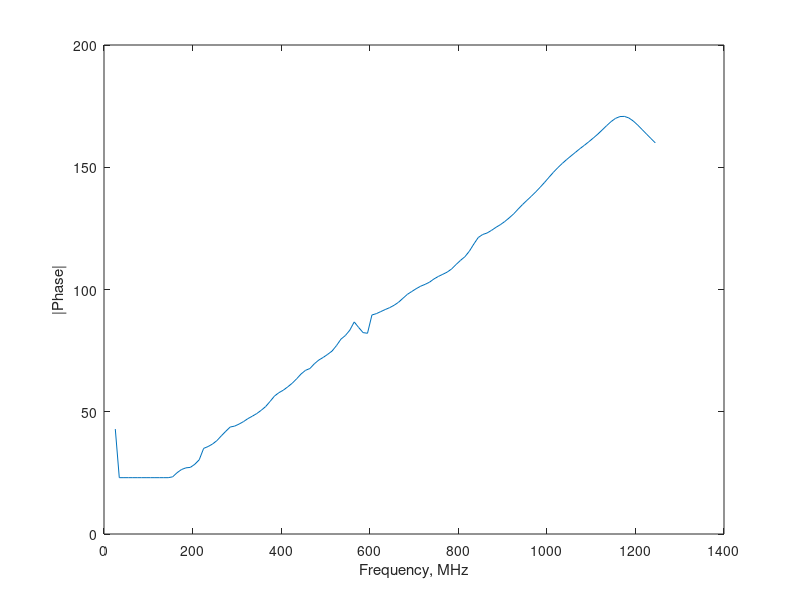
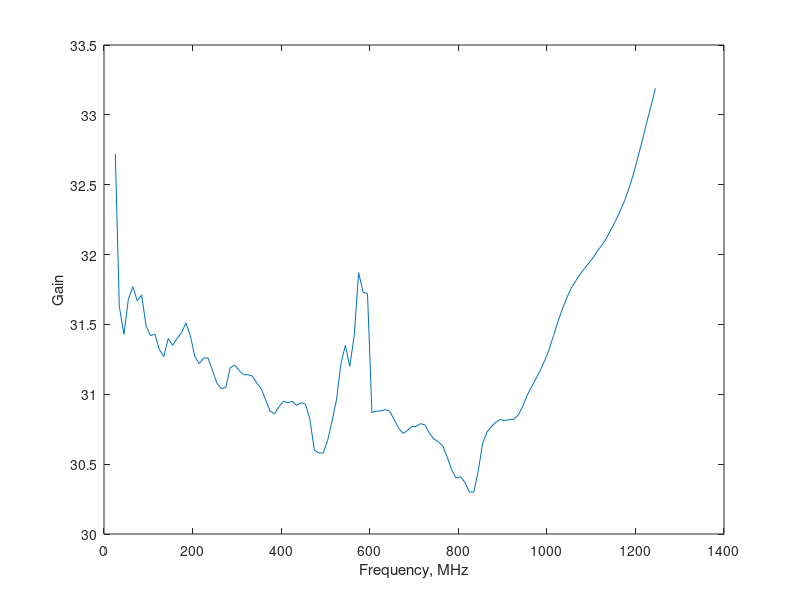

Source code (MATLAB) for these figures, in order:
close all

j = [25.5 32.72 -42.92
34.5 31.63 -23.04
45.0 31.43 -23.04
55.0 31.68 -23.04
65.0 31.77 -23.04
75.0 31.67 -23.04
85.0 31.71 -23.04
95.0 31.49 -23.04
105.0 31.42 -23.04
115.0 31.43 -23.04
125.0 31.32 -23.04
135.0 31.27 -23.04
145.0 31.40 -23.04
155.0 31.35 -23.38
165.0 31.40 -25.07
175.0 31.44 -26.37
185.0 31.51 -27.06
195.0 31.42 -27.25
205.0 31.27 -28.51
215.0 31.22 -30.35
225.0 31.26 -35.02
235.0 31.26 -35.77
245.0 31.17 -36.79
255.0 31.08 -38.21
265.0 31.04 -40.16
275.0 31.05 -42.01
285.0 31.19 -43.76
295.0 31.21 -44.13
305.0 31.17 -44.96
315.0 31.14 -45.97
325.0 31.14 -47.20
335.0 31.13 -48.19
345.0 31.08 -49.27
355.0 31.04 -50.59
365.0 30.96 -52.12
375.0 30.88 -54.22
385.0 30.86 -56.43
395.0 30.91 -57.81
405.0 30.95 -58.83
415.0 30.94 -60.20
425.0 30.95 -61.66
435.0 30.92 -63.48
445.0 30.94 -65.44
455.0 30.93 -66.94
465.0 30.82 -67.69
475.0 30.60 -69.62
485.0 30.58 -71.15
495.0 30.58 -72.22
505.0 30.67 -73.47
515.0 30.81 -74.83
525.0 30.96 -77.07
535.0 31.22 -79.68
545.0 31.35 -81.18
555.0 31.20 -83.35
565.0 31.42 -86.74
575.0 31.87 -84.47
585.0 31.73 -82.37
595.0 31.72 -82.10
605.0 30.87 -89.58
615.0 30.88 -90.13
625.0 30.88 -90.97
635.0 30.89 -91.80
645.0 30.88 -92.58
655.0 30.82 -93.54
665.0 30.76 -94.77
675.0 30.72 -96.40
685.0 30.74 -98.01
695.0 30.77 -99.19
705.0 30.77 -100.34
715.0 30.79 -101.35
725.0 30.78 -102.10
735.0 30.72 -102.99
745.0 30.68 -104.31
755.0 30.66 -105.34
765.0 30.63 -106.22
775.0 30.55 -107.12
785.0 30.46 -108.41
795.0 30.40 -110.22
805.0 30.41 -111.91
815.0 30.37 -113.42
825.0 30.30 -115.67
835.0 30.30 -118.57
845.0 30.45 -121.25
855.0 30.65 -122.49
865.0 30.73 -123.11
875.0 30.77 -124.18
885.0 30.80 -125.42
895.0 30.82 -126.51
905.0 30.81 -127.81
915.0 30.82 -129.30
925.0 30.82 -130.92
935.0 30.85 -132.86
945.0 30.91 -134.73
955.0 30.99 -136.46
965.0 31.05 -138.15
975.0 31.11 -139.94
985.0 31.17 -141.84
995.0 31.24 -143.84
1005.0 31.32 -145.93
1015.0 31.42 -147.98
1025.0 31.52 -149.87
1035.0 31.61 -151.59
1045.0 31.69 -153.20
1055.0 31.76 -154.70
1065.0 31.81 -156.17
1075.0 31.86 -157.65
1085.0 31.90 -159.02
1095.0 31.94 -160.47
1105.0 31.98 -161.97
1115.0 32.03 -163.54
1125.0 32.07 -165.25
1135.0 32.12 -167.02
1145.0 32.18 -168.67
1155.0 32.24 -169.99
1165.0 32.31 -170.73
1175.0 32.38 -170.80
1185.0 32.47 -170.18
1195.0 32.57 -168.93
1205.0 32.69 -167.28
1215.0 32.81 -165.45
1225.0 32.94 -163.58
1235.0 33.06 -161.75
1245.0 33.19 -159.94
];


plot(j(:,1),abs(j(:,3)))
xlabel("Frequency, MHz")
ylabel("|Phase|")

figure
plot(j(:,1),abs(j(:,2)))
xlabel("Frequency, MHz")
ylabel("Gain")